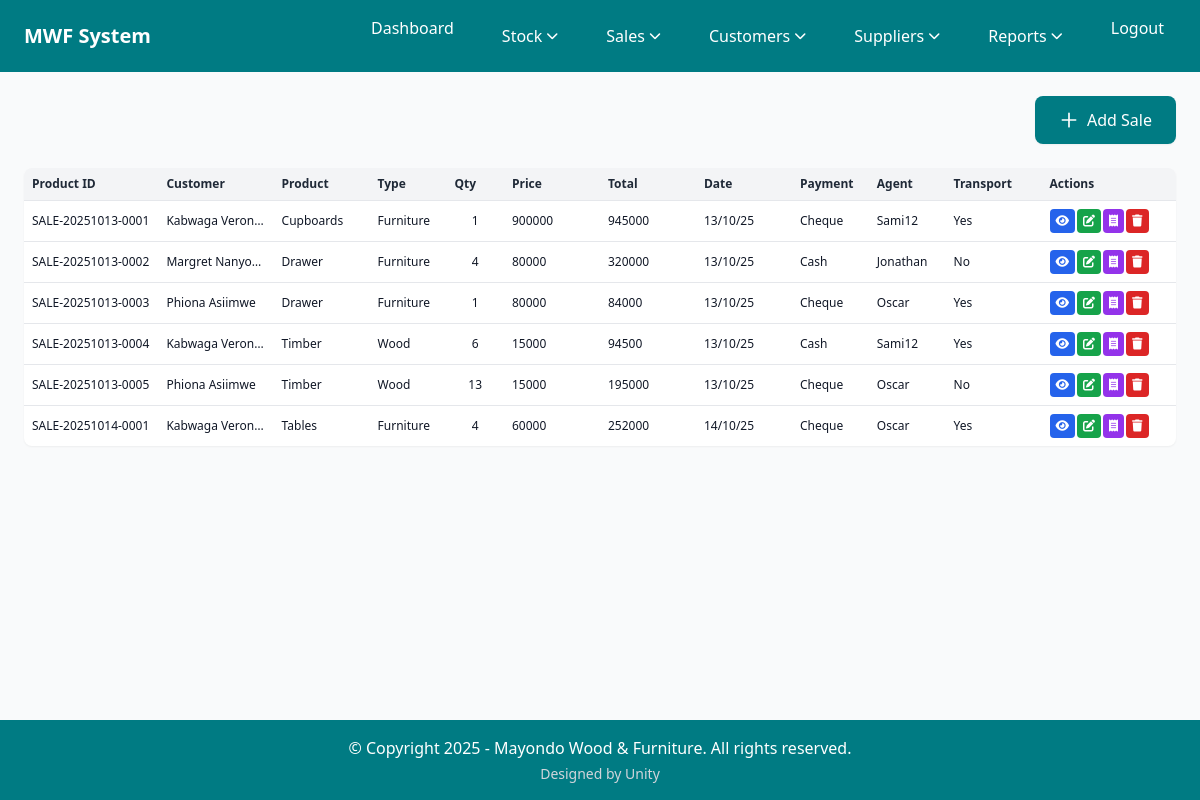
Page /saleRecord/ (signed in) on the committed database.
### home/models.py (models this page shows, shortened)
class Sale(models.Model):
    CUSTOMER_CHOICES = [('Timber', 'Timber'), ('Sofa', 'Sofa'),('Tables','Tables'),('Cupboards','Cupboards'),('Drawer','Drawer'),('Poles','Poles')]
    PRODUCT_TYPE_CHOICES = [('Wood', 'Wood'), ('Furniture', 'Furniture')]
    PAYMENT_CHOICES = [('Cash', 'Cash'), ('Cheque','Cheque'), ('Bank Overdraft','Bank Overdraft')]
    product_id = models.CharField(max_length=50, blank=True, unique=True)
    customer = models.ForeignKey(Customer, on_delete=models.PROTECT, null=True, blank=True, help_text="Select the customer for this sale")
    product_name = models.CharField(max_length=100, choices=CUSTOMER_CHOICES,
                                   help_text="Select the product category",
                                   default='Timber')
    product_type = models.CharField(max_length=20, choices=PRODUCT_TYPE_CHOICES,
                                   help_text="Select the product type",
                                   default='Furniture')
    product_ref = models.ForeignKey(Product, on_delete=models.PROTECT, null=True, blank=True,
                                   help_text="Auto-populated from product details")
    quantity = models.IntegerField()  # Number of items sold
    date = models.DateField(null=False)  # When the sale occurred
    unit_price = models.DecimalField(max_digits=10, decimal_places=2, default=0.00, help_text="Price per unit in UGX")
    total_sales_amount = models.DecimalField(max_digits=12, decimal_places=2, default=0.00, help_text="Automatically calculated from quantity × unit price")
    payment_type = models.TextField(choices = PAYMENT_CHOICES)  # How customer paid
    sales_agent = models.CharField(max_length=50)  # Employee who made the sale
    transport_required = models.BooleanField(default=False)  # Delivery needed (checkbox)

class Customer(models.Model):
    name = models.CharField(max_length=100, unique=True, help_text="Customer full name")
    phone = models.CharField(max_length=15, help_text="Customer phone number")
    email = models.EmailField(help_text="Customer email address")
    address = models.TextField(help_text="Customer physical address")
    created_at = models.DateTimeField(auto_now_add=True)
    updated_at = models.DateTimeField(auto_now=True)
    class Meta:
        ordering = ['name']

### home/views.py (the view)
# urls.py: path('saleRecord/', saleRecord, name='saleRecord'),     # View all sales
@secure_view
@login_required
@user_passes_test(is_employee_or_manager)
def saleRecord(request):
    all_Sales = Sale.objects.select_related('customer').all()
    context = {
        "Sales" : all_Sales
    }
    return render(request, 'sales.html', context)

### home/context_processors.py (called while the page is built)
def user_roles(request):
    context = {
        'is_manager': False,
        'is_employee': False,
    }
    if request.user.is_authenticated:
        context['is_manager'] = request.user.groups.filter(name="Manager").exists()
        context['is_employee'] = request.user.groups.filter(name="Employee").exists()
    return context

### home/views.py (called while the page is built)
def is_employee_or_manager(user):
    return user.is_authenticated and user.groups.filter(name__in=['Manager', 'Employee']).exists()

def secure_view(view_func):
    @wraps(view_func)
    @never_cache
    @cache_control(no_cache=True, must_revalidate=True, no_store=True)
    def wrapper(request, *args, **kwargs):
        response = view_func(request, *args, **kwargs)
        if hasattr(response, '__setitem__'):
            response['Cache-Control'] = 'no-cache, no-store, must-revalidate, max-age=0'
            response['Pragma'] = 'no-cache'
            response['Expires'] = '0'
            response['X-Frame-Options'] = 'DENY'  # Prevent clickjacking
        return response
    return wrapper

### home/templates/sales.html (shortened to what this page needs)
{% extends 'base.html' %}
{% block content %}
      <div class="flex justify-end mb-6">
        <a href="/addSale/" class="inline-flex items-center px-6 py-3 bg-cordes-dark text-white font-medium rounded-lg hover:bg-cordes-blue transition-colors duration-300 shadow-sm">
          <svg class="w-5 h-5 mr-2" fill="none" stroke="currentColor" viewBox="0 0 24 24">
            <path stroke-linecap="round" stroke-linejoin="round" stroke-width="2" d="M12 4v16m8-8H4"></path>
          </svg>
          Add Sale
        </a>
      </div>
      <section class="bg-white rounded-lg shadow-sm overflow-hidden">
        <table class="w-full border-collapse table-fixed">
        <thead class="bg-gray-100">
          <tr>
            <th class="px-2 py-2 text-left text-xs font-semibold text-gray-800 border-b border-gray-200 w-28">Product ID</th>
            <th class="px-2 py-2 text-left text-xs font-semibold text-gray-800 border-b border-gray-200 w-24">Customer</th>
            <th class="px-2 py-2 text-left text-xs font-semibold text-gray-800 border-b border-gray-200 w-20">Product</th>
            <th class="px-2 py-2 text-left text-xs font-semibold text-gray-800 border-b border-gray-200 w-16">Type</th>
            <th class="px-2 py-2 text-left text-xs font-semibold text-gray-800 border-b border-gray-200 w-12">Qty</th>
            <th class="px-2 py-2 text-left text-xs font-semibold text-gray-800 border-b border-gray-200 w-20">Price</th>
            <th class="px-2 py-2 text-left text-xs font-semibold text-gray-800 border-b border-gray-200 w-20">Total</th>
            <th class="px-2 py-2 text-left text-xs font-semibold text-gray-800 border-b border-gray-200 w-20">Date</th>
            <th class="px-2 py-2 text-left text-xs font-semibold text-gray-800 border-b border-gray-200 w-16">Payment</th>
            <th class="px-2 py-2 text-left text-xs font-semibold text-gray-800 border-b border-gray-200 w-16">Agent</th>
            <th class="px-2 py-2 text-left text-xs font-semibold text-gray-800 border-b border-gray-200 w-20">Transport</th>
            <th class="px-2 py-2 text-left text-xs font-semibold text-gray-800 border-b border-gray-200 w-28">Actions</th>
          </tr>
        </thead>
        <tbody class="divide-y divide-gray-200">
          {% for item in Sales %}
          <tr class="hover:bg-gray-50 transition-colors duration-150">
            <td class="px-2 py-2 text-xs text-gray-900">{{ item.product_id }}</td>
            <td class="px-2 py-2 text-xs text-gray-900 truncate">{{ item.customer.name|default:"N/A" }}</td>
            <td class="px-2 py-2 text-xs text-gray-900 truncate">{{ item.product_name }}</td>
            <td class="px-2 py-2 text-xs text-gray-900">{{ item.product_type }}</td>
            <td class="px-2 py-2 text-xs text-gray-900 text-center">{{ item.quantity }}</td>
            <td class="px-2 py-2 text-xs text-gray-900">{{ item.unit_price|floatformat:0|default:"N/A" }}</td>
            <td class="px-2 py-2 text-xs text-gray-900 font-medium">{{ item.total_sales_amount|floatformat:0|default:"N/A" }}</td>
            <td class="px-2 py-2 text-xs text-gray-900">{{ item.date|date:"d/m/y" }}</td>
            <td class="px-2 py-2 text-xs text-gray-900 truncate">{{ item.payment_type }}</td>
            <td class="px-2 py-2 text-xs text-gray-900 truncate">{{ item.sales_agent }}</td>
            <td class="px-2 py-2 text-xs text-gray-900">{{ item.transport_required|yesno:"Yes,No" }}</td>
            <td class="px-2 py-2 text-xs">
              <div class="flex space-x-0.5">
                <a href="/view/{{ item.id }}" class="inline-block px-1.5 py-1 bg-blue-600 text-white text-xs rounded hover:bg-blue-700 transition-colors" title="View">
                  <i class="fas fa-eye text-xs"></i>
                </a>
                <a href="/edit/{{ item.id }}" class="inline-block px-1.5 py-1 bg-green-600 text-white text-xs rounded hover:bg-green-700 transition-colors" title="Edit">
                  <i class="fas fa-edit text-xs"></i>
                </a>
                <a href="/receipt/{{ item.id }}" target="_blank" class="inline-block px-1.5 py-1 bg-purple-600 text-white text-xs rounded hover:bg-purple-700 transition-colors" title="Receipt">
                  <i class="fas fa-receipt text-xs"></i>
                </a>
                <button onclick="openDeleteModal('{{ item.id }}', '{{ item.product_name }}', '{{ item.product_id }}')" class="px-1.5 py-1 bg-red-600 text-white text-xs rounded hover:bg-red-700 transition-colors" title="Delete">
                  <i class="fas fa-trash text-xs"></i>
                </button>
              </div>
            </td>
          </tr>
          {% empty %}
          <tr>
            <td colspan="12" class="px-6 py-8 text-center text-gray-500">No sales records yet. <a href="/addSale/" class="text-cordes-dark hover:underline">Add one</a></td>
          </tr>
          {% endfor %}
        </tbody>
        </table>
    </section>
{% endblock %}

### rows in the picture
Sale: product_id "SALE-20251013-0001", customer.name "Kabwaga Veron…", product_name "Cupboards", product_type "Furniture", quantity "1", unit_price "900000", total_sales_amount "945000", date "13/10/25", payment_type "Cheque", sales_agent "Sami12", transport_required "Yes"
Sale: product_id "SALE-20251013-0002", customer.name "Margret Nanyo…", product_name "Drawer", product_type "Furniture", quantity "4", unit_price "80000", total_sales_amount "320000", date "13/10/25", payment_type "Cash", sales_agent "Jonathan", transport_required "No"
Sale: product_id "SALE-20251013-0003", customer.name "Phiona Asiimwe", product_name "Drawer", product_type "Furniture", quantity "1", unit_price "80000", total_sales_amount "84000", date "13/10/25", payment_type "Cheque", sales_agent "Oscar", transport_required "Yes"
Sale: product_id "SALE-20251013-0004", customer.name "Kabwaga Veron…", product_name "Timber", product_type "Wood", quantity "6", unit_price "15000", total_sales_amount "94500", date "13/10/25", payment_type "Cash", sales_agent "Sami12", transport_required "Yes"
Sale: product_id "SALE-20251013-0005", customer.name "Phiona Asiimwe", product_name "Timber", product_type "Wood", quantity "13", unit_price "15000", total_sales_amount "195000", date "13/10/25", payment_type "Cheque", sales_agent "Oscar", transport_required "No"
Sale: product_id "SALE-20251014-0001", customer.name "Kabwaga Veron…", product_name "Tables", product_type "Furniture", quantity "4", unit_price "60000", total_sales_amount "252000", date "14/10/25", payment_type "Cheque", sales_agent "Oscar", transport_required "Yes"
